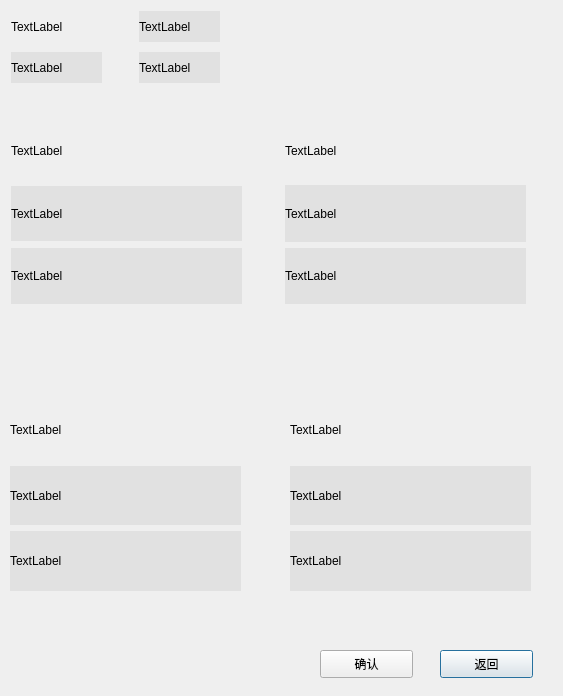
<?xml version="1.0" encoding="UTF-8"?>
<ui version="4.0">
 <class>IntroduceDialog</class>
 <widget class="QDialog" name="IntroduceDialog">
  <property name="geometry">
   <rect>
    <x>0</x>
    <y>0</y>
    <width>563</width>
    <height>696</height>
   </rect>
  </property>
  <property name="minimumSize">
   <size>
    <width>563</width>
    <height>696</height>
   </size>
  </property>
  <property name="maximumSize">
   <size>
    <width>563</width>
    <height>696</height>
   </size>
  </property>
  <property name="windowTitle">
   <string>Dialog</string>
  </property>
  <property name="styleSheet">
   <string notr="true">border-image: url(:/new/prefix1/back.jpg);</string>
  </property>
  <widget class="QLabel" name="label">
   <property name="geometry">
    <rect>
     <x>11</x>
     <y>11</y>
     <width>111</width>
     <height>31</height>
    </rect>
   </property>
   <property name="styleSheet">
    <string notr="true">border-image: url</string>
   </property>
   <property name="text">
    <string>TextLabel</string>
   </property>
  </widget>
  <widget class="QLabel" name="label_3">
   <property name="geometry">
    <rect>
     <x>11</x>
     <y>52</y>
     <width>91</width>
     <height>31</height>
    </rect>
   </property>
   <property name="styleSheet">
    <string notr="true">border-image: url;
background-color: rgb(225, 225, 225);</string>
   </property>
   <property name="text">
    <string>TextLabel</string>
   </property>
  </widget>
  <widget class="QLabel" name="label_2">
   <property name="geometry">
    <rect>
     <x>139</x>
     <y>11</y>
     <width>81</width>
     <height>31</height>
    </rect>
   </property>
   <property name="styleSheet">
    <string notr="true">border-image: url;
background-color: rgb(225, 225, 225);</string>
   </property>
   <property name="text">
    <string>TextLabel</string>
   </property>
  </widget>
  <widget class="QLabel" name="label_4">
   <property name="geometry">
    <rect>
     <x>139</x>
     <y>52</y>
     <width>81</width>
     <height>31</height>
    </rect>
   </property>
   <property name="styleSheet">
    <string notr="true">border-image: url;
background-color: rgb(225, 225, 225);</string>
   </property>
   <property name="text">
    <string>TextLabel</string>
   </property>
  </widget>
  <widget class="QPushButton" name="pushButton">
   <property name="geometry">
    <rect>
     <x>440</x>
     <y>650</y>
     <width>93</width>
     <height>28</height>
    </rect>
   </property>
   <property name="styleSheet">
    <string notr="true">border-image: url</string>
   </property>
   <property name="text">
    <string>返回</string>
   </property>
  </widget>
  <widget class="QPushButton" name="pushButton_2">
   <property name="geometry">
    <rect>
     <x>320</x>
     <y>650</y>
     <width>93</width>
     <height>28</height>
    </rect>
   </property>
   <property name="styleSheet">
    <string notr="true">border-image: url</string>
   </property>
   <property name="text">
    <string>确认</string>
   </property>
  </widget>
  <widget class="QLabel" name="label_5">
   <property name="geometry">
    <rect>
     <x>380</x>
     <y>10</y>
     <width>105</width>
     <height>105</height>
    </rect>
   </property>
   <property name="text">
    <string>&lt;html&gt;&lt;head/&gt;&lt;body&gt;&lt;p&gt;&lt;br/&gt;&lt;/p&gt;&lt;/body&gt;&lt;/html&gt;</string>
   </property>
  </widget>
  <widget class="QWidget" name="layoutWidget">
   <property name="geometry">
    <rect>
     <x>11</x>
     <y>123</y>
     <width>231</width>
     <height>181</height>
    </rect>
   </property>
   <layout class="QVBoxLayout" name="verticalLayout">
    <property name="spacing">
     <number>7</number>
    </property>
    <item>
     <widget class="QLabel" name="label_7">
      <property name="styleSheet">
       <string notr="true">border-image: url</string>
      </property>
      <property name="text">
       <string>TextLabel</string>
      </property>
     </widget>
    </item>
    <item>
     <widget class="QLabel" name="label_8">
      <property name="styleSheet">
       <string notr="true">border-image: url;
background-color: rgb(225, 225, 225);</string>
      </property>
      <property name="text">
       <string>TextLabel</string>
      </property>
     </widget>
    </item>
    <item>
     <widget class="QLabel" name="label_9">
      <property name="styleSheet">
       <string notr="true">border-image: url;
background-color: rgb(225, 225, 225);</string>
      </property>
      <property name="text">
       <string>TextLabel</string>
      </property>
     </widget>
    </item>
   </layout>
  </widget>
  <widget class="QWidget" name="layoutWidget">
   <property name="geometry">
    <rect>
     <x>285</x>
     <y>123</y>
     <width>241</width>
     <height>181</height>
    </rect>
   </property>
   <layout class="QVBoxLayout" name="verticalLayout_2">
    <item>
     <widget class="QLabel" name="label_10">
      <property name="styleSheet">
       <string notr="true">border-image: url</string>
      </property>
      <property name="text">
       <string>TextLabel</string>
      </property>
     </widget>
    </item>
    <item>
     <widget class="QLabel" name="label_11">
      <property name="styleSheet">
       <string notr="true">border-image: url;
background-color: rgb(225, 225, 225);</string>
      </property>
      <property name="text">
       <string>TextLabel</string>
      </property>
     </widget>
    </item>
    <item>
     <widget class="QLabel" name="label_12">
      <property name="styleSheet">
       <string notr="true">border-image: url;
background-color: rgb(225, 225, 225);</string>
      </property>
      <property name="text">
       <string>TextLabel</string>
      </property>
     </widget>
    </item>
   </layout>
  </widget>
  <widget class="QWidget" name="layoutWidget">
   <property name="geometry">
    <rect>
     <x>10</x>
     <y>400</y>
     <width>231</width>
     <height>191</height>
    </rect>
   </property>
   <layout class="QVBoxLayout" name="verticalLayout_3">
    <item>
     <widget class="QLabel" name="label_13">
      <property name="styleSheet">
       <string notr="true">border-image: url</string>
      </property>
      <property name="text">
       <string>TextLabel</string>
      </property>
     </widget>
    </item>
    <item>
     <widget class="QLabel" name="label_14">
      <property name="styleSheet">
       <string notr="true">border-image: url;
background-color: rgb(225, 225, 225);</string>
      </property>
      <property name="text">
       <string>TextLabel</string>
      </property>
     </widget>
    </item>
    <item>
     <widget class="QLabel" name="label_15">
      <property name="styleSheet">
       <string notr="true">border-image: url;
background-color: rgb(225, 225, 225);</string>
      </property>
      <property name="text">
       <string>TextLabel</string>
      </property>
     </widget>
    </item>
   </layout>
  </widget>
  <widget class="QWidget" name="layoutWidget">
   <property name="geometry">
    <rect>
     <x>290</x>
     <y>400</y>
     <width>241</width>
     <height>191</height>
    </rect>
   </property>
   <layout class="QVBoxLayout" name="verticalLayout_4">
    <item>
     <widget class="QLabel" name="label_16">
      <property name="styleSheet">
       <string notr="true">border-image: url</string>
      </property>
      <property name="text">
       <string>TextLabel</string>
      </property>
     </widget>
    </item>
    <item>
     <widget class="QLabel" name="label_17">
      <property name="styleSheet">
       <string notr="true">border-image: url;
background-color: rgb(225, 225, 225);</string>
      </property>
      <property name="text">
       <string>TextLabel</string>
      </property>
     </widget>
    </item>
    <item>
     <widget class="QLabel" name="label_18">
      <property name="styleSheet">
       <string notr="true">border-image: url;
background-color: rgb(225, 225, 225);</string>
      </property>
      <property name="text">
       <string>TextLabel</string>
      </property>
     </widget>
    </item>
   </layout>
  </widget>
 </widget>
 <resources/>
 <connections/>
</ui>
